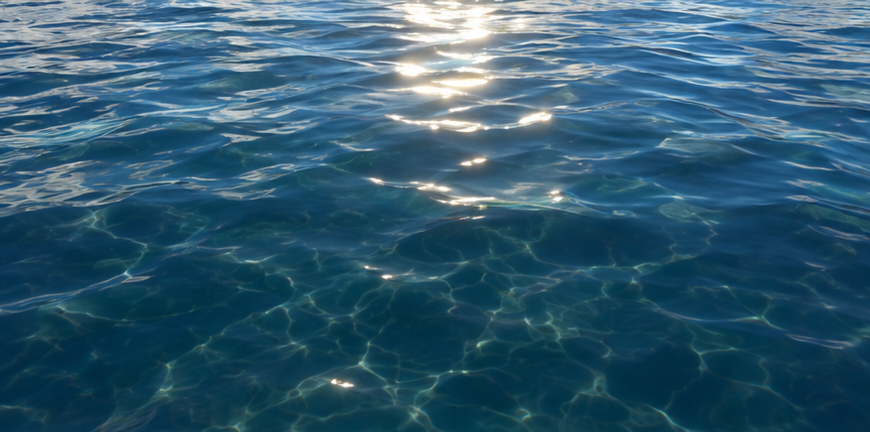
#> input picture minecraft/water-reference/calm_color.png, 870 x 432 px, found by its file name
$ python prepare_realistic_water.py
#> lines starting #> are read from the running program, lines starting #| are printed output that depends on the picture
#!/usr/bin/env python3
"""Build two tiled, animated Bedrock water variants from user-supplied images.

The reference photographs already contain lighting; the normal screenshots are
not registered to them. This creates an approximation, not physical simulation.
Requires Pillow. Run from the repository root.
"""
import json
import math
import shutil
from pathlib import Path
from PIL import Image, ImageChops, ImageStat

ROOT = Path('minecraft')
REFERENCE = ROOT / 'water-reference'
OUT = ROOT / 'realistic-water'
FRAMES = 16
STATES = {
    'calm': {
        'color': 'calm_color.png', 'normal': 'calm_normal.jpg',
        'name': 'Реалистичная вода — спокойная',
        'header': '9fac423e-362a-48ba-850c-946762da5e1c',
        'module': 'cf28053a-b056-4026-a735-a591cab9fbbb',
        'depth': 0.12, 'frequency': 0.65, 'speed': 0.35, 'octaves': 3,
    },
    'rough': {
        'color': 'rough_color.jpg', 'normal': 'rough_normal.jpg',
        'name': 'Реалистичная вода — волнистая',
        'header': '6d829869-7e98-4497-b3c7-cdd5293166c2',
        'module': 'c6c63a35-6425-4534-a2cc-2238b339c2a5',
        'depth': 0.42, 'frequency': 0.95, 'speed': 0.85, 'octaves': 4,
    },
}


def square_crop(path, size):
    with Image.open(path) as im:
        im = im.convert('RGB')
        w, h = im.size
        side = min(w, h)
        # A central crop keeps aspect ratio; no perspective correction is implied.
        left, top = (w - side) // 2, (h - side) // 2
        return im.crop((left, top, left + side, top + side)).resize((size, size), Image.Resampling.LANCZOS)


def seamless(image):
    """Crossfade a half-offset copy, masking each copy's discontinuities.

    Source edges have zero weight at the tile boundary; the half-offset copy
    has zero weight at the central join. Unlike stretching a seam into a band,
    the fade retains wave texture throughout. Perspective remains approximate.
    """
    size = image.width
    weights = [round(255 * math.sin(math.pi * i / (size - 1)) ** 2) for i in range(size)]
    horizontal = Image.new('L', (size, size))
    horizontal.putdata(weights * size)
    out = Image.composite(image, ImageChops.offset(image, size // 2, 0), horizontal)
    vertical = horizontal.transpose(Image.Transpose.TRANSPOSE)
    return Image.composite(out, ImageChops.offset(out, 0, size // 2), vertical)


def normalize_map(image):
    """Neutralize screenshot tint, retain slopes, reconstruct unit normals."""
    avg = ImageStat.Stat(image).mean
    result = Image.new('RGB', image.size)
    output = []
    for r, g, _ in image.getdata():
        x = max(-0.68, min(0.68, (r - avg[0]) / 127.5 * 0.72))
        y = max(-0.68, min(0.68, (g - avg[1]) / 127.5 * 0.72))
        z = math.sqrt(max(0.01, 1 - x * x - y * y))
        output.append((round((x * 0.5 + 0.5) * 255), round((y * 0.5 + 0.5) * 255), round((z * 0.5 + 0.5) * 255)))
    result.putdata(output)
    return result


def soften_baked_highlights(image):
    # Do not advertise these photographic pixels as real reflections. Compress
    # the brightest clipped highlights so the game's dynamic lighting can show.
    lut = [i if i <= 175 else round(175 + (i - 175) * 0.35) for i in range(256)]
    return image.point(lut * 3)


def flipbook(tile, alpha):
    size = tile.width
    sheet = Image.new('RGBA', (size, size * FRAMES))
    tile = tile.convert('RGBA')
    tile.putalpha(alpha)
    for frame in range(FRAMES):
        # Equal cyclic offset in every layer keeps the supplied pair in sync.
        dx = round(frame * size / FRAMES)
        dy = round(size * 0.025 * math.sin(2 * math.pi * frame / FRAMES))
        sheet.paste(ImageChops.offset(tile, dx, dy), (0, frame * size))
    return sheet


def build_state(state, info):
    dest = OUT / state
    if dest.exists():
        shutil.rmtree(dest)
    tex = dest / 'textures/blocks'
    tex.mkdir(parents=True)
    manifest = {'format_version': 2, 'header': {'name': info['name'], 'description': 'Экспериментальная вода из изображений пользователя; VV', 'uuid': info['header'], 'version': [1, 0, 0], 'min_engine_version': [1, 26, 30]}, 'modules': [{'type': 'resources', 'uuid': info['module'], 'version': [1, 0, 0]}], 'capabilities': ['pbr']}
    (dest / 'manifest.json').write_text(json.dumps(manifest, ensure_ascii=False, indent=2) + '\n')
    for kind, size in [('still', 128), ('flow', 256)]:
        base = f'water_{kind}_grey'
        color = soften_baked_highlights(seamless(square_crop(REFERENCE / info['color'], size)))
        normal = normalize_map(seamless(square_crop(REFERENCE / info['normal'], size)))
        # The vanilla normal/MERS files are TGA. Unique names prevent the
        # engine accidentally resolving a lower-priority vanilla .tga instead
        # of our PNGs. Color keeps the vanilla name so its atlas is overridden.
        normal_name = f'realistic_{state}_{kind}_normal'
        mers_name = f'realistic_{state}_{kind}_mers'
        flipbook(color, 235).save(tex / f'{base}.png', optimize=True)
        flipbook(normal, 255).save(tex / f'{normal_name}.png', optimize=True)
        Image.new('RGBA', (size, size * FRAMES), (0, 0, 36, 0)).save(tex / f'{mers_name}.png', optimize=True)
        descriptor = {'format_version': '1.21.30', 'minecraft:texture_set': {'color': base, 'normal': normal_name, 'metalness_emissive_roughness_subsurface': mers_name}}
        (tex / f'{base}.texture_set.json').write_text(json.dumps(descriptor, indent=2) + '\n')
    water = {'format_version': '1.26.0', 'minecraft:water_settings': {
        'description': {'identifier': 'realistic_water:water'},
        'particle_concentrations': {'chlorophyll': 0.20, 'suspended_sediment': 0.12, 'cdom': 0.20},
        'waves': {'enabled': True, 'depth': info['depth'], 'direction_increment': 65.0, 'frequency': info['frequency'], 'frequency_scaling': 1.2, 'mix': 0.2, 'octaves': info['octaves'], 'pull': 0.3, 'sampleWidth': 0.08, 'shape': 1.5, 'speed': info['speed'], 'speed_scaling': 1.03},
        'caustics': {'enabled': True, 'frame_length': 0.09, 'power': 1, 'scale': 0.6},
        'biome_water_color_contribution': 0.0,
    }}
    (dest / 'water').mkdir()
    (dest / 'water/mobile_water.json').write_text(json.dumps(water, indent=2) + '\n')
    water['minecraft:water_settings']['description']['identifier'] = 'minecraft:default_water'
    (dest / 'water/water.json').write_text(json.dumps(water, indent=2) + '\n')
    # Preserve the previous pack's lighting/fog/sounds for the four supported
    # biome bindings while replacing only their water identifier.
    (dest / 'biomes').mkdir()
    for source in sorted((ROOT / 'realistic-atmosphere/biomes').glob('*.client_biome.json')):
        data = json.loads(source.read_text())
        data['minecraft:client_biome']['components']['minecraft:water_identifier']['water_identifier'] = 'realistic_water:water'
        (dest / 'biomes' / source.name).write_text(json.dumps(data, indent=2) + '\n')
    (dest / 'lighting').mkdir()
    shutil.copyfile(ROOT / 'realistic-atmosphere/lighting/mobile_lighting.json', dest / 'lighting/mobile_lighting.json')


def main():
    for state, info in STATES.items():
        build_state(state, info)
#> in square_crop, im is the input picture: PIL image 870x432 RGBA; mean R, G, B, A 50, 90.4, 112.1, 255
#> in square_crop, `return im.crop((left, top, left + side, top + side)).resize((size, siz..`:
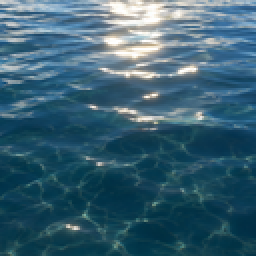
#> returned value: PIL image 128x128 RGB (shown 2 times larger); mean R, G, B 57.8, 96.3, 114.6
#> in seamless, `size = image.width`: size = 128
#> in seamless, `weights = [round(255 * math.sin(math.pi * i / (size - 1)) ** 2) for i ..`: weights = 128 values, max 255 at index 62, min 0 at index 0, mean 126.4
#> in seamless, `horizontal = Image.new('L', (size, size))`: horizontal: PIL image 128x128 L; every value is 0
#> in seamless, `return Image.composite(out, ImageChops.offset(out, 0, size // 2), vert..`:
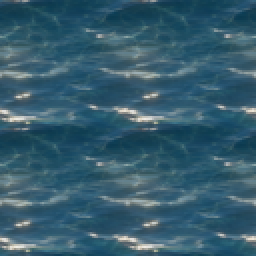
#> returned value: PIL image 128x128 RGB (shown 2 times larger); mean R, G, B 54.1, 91.8, 109.2
#> in soften_baked_highlights, `lut = [i if i <= 175 else round(175 + (i - 175) * 0.35) for i in range..`: lut = 256 values from 0 to 203
#> call 2 of square_crop, with size = 128
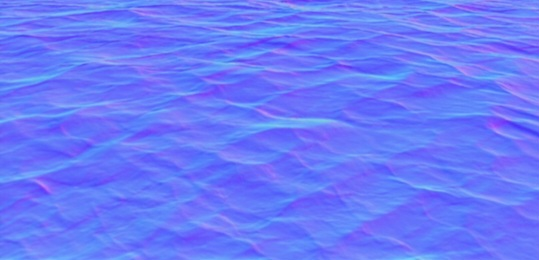
#> input picture minecraft/water-reference/calm_normal.jpg, 539 x 260 px, found by its file name
#> in square_crop, im is the input picture: PIL image 539x260 RGB; mean R, G, B 104.7, 121.6, 249.6
#> in seamless (call 2), `return Image.composite(out, ImageChops.offset(out, 0, size // 2), vert..`:
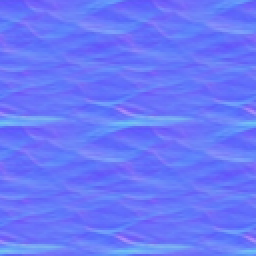
#> returned value: PIL image 128x128 RGB (shown 2 times larger); mean R, G, B 104.6, 119.7, 249.7
#> in normalize_map, `avg = ImageStat.Stat(image).mean`: avg = [104.6, 119.7, 249.7]
#> in normalize_map, `result = Image.new('RGB', image.size)`: result: PIL image 128x128 RGB; every value is 0
#> the loop in normalize_map, `for r, g, _ in image.getdata():` made 16384 passes
#> (r, g, x, y, z) on passes 1 to 3: (92, 93, -0.0713, -0.151, 0.986), (91, 91, -0.0769, -0.162, 0.984), (92, 92, -0.0713, -0.156, 0.985)
#> after the loop in normalize_map, `for r, g, _ in image.getdata():`: output = 16384 items, first 6: (118, 108, 253), (118, 107, 253), (118, 108, 253), (120, 108, 253), (121, 107, 253), (119, 105, 253)
#> in normalize_map, `result.putdata(output)`:
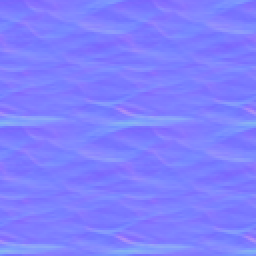
#> result: PIL image 128x128 RGB (shown 2 times larger); mean R, G, B 127.5, 127.5, 254.5
#> in flipbook, `sheet = Image.new('RGBA', (size, size * FRAMES))`: sheet: PIL image 128x2048 RGBA; every value is 0
#> after the loop in flipbook, `for frame in range(FRAMES):`:
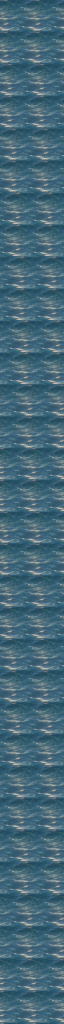
#> sheet: PIL image 128x2048 RGBA (shown at 1/2 size); mean R, G, B, A 53.9, 91.6, 109, 235; transparent parts drawn white
#> call 2 of flipbook, with alpha = 255
#> after the loop in flipbook (call 2), `for frame in range(FRAMES):`:
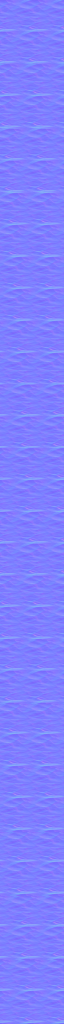
#> sheet: PIL image 128x2048 RGBA (shown at 1/2 size); mean R, G, B, A 127.5, 127.5, 254.5, 255
#> pass 2 of the loop in main, `for state, info in STATES.items():`:
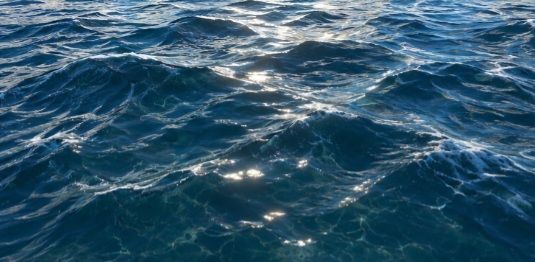
#> input picture minecraft/water-reference/rough_color.jpg, 535 x 262 px, found by its file name
#> in square_crop, im is the input picture: PIL image 535x262 RGB; mean R, G, B 49.7, 86.4, 107.9
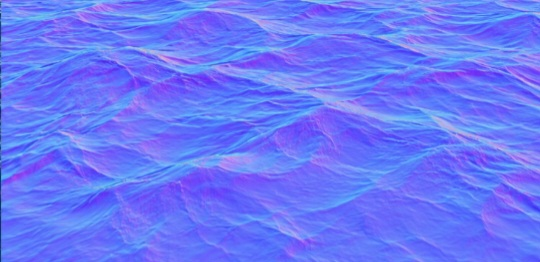
#> input picture minecraft/water-reference/rough_normal.jpg, 540 x 262 px, found by its file name
#> in square_crop, im is the input picture: PIL image 540x262 RGB; mean R, G, B 105, 119.8, 248
#> after the loop in flipbook (call 6), `for frame in range(FRAMES):`:
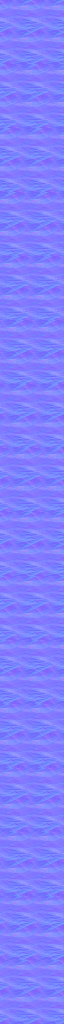
#> sheet: PIL image 128x2048 RGBA (shown at 1/2 size); mean R, G, B, A 127.5, 127.5, 253.9, 255
    print('Prepared calm and rough water resources from the supplied references.')


if __name__ == '__main__':
    main()
